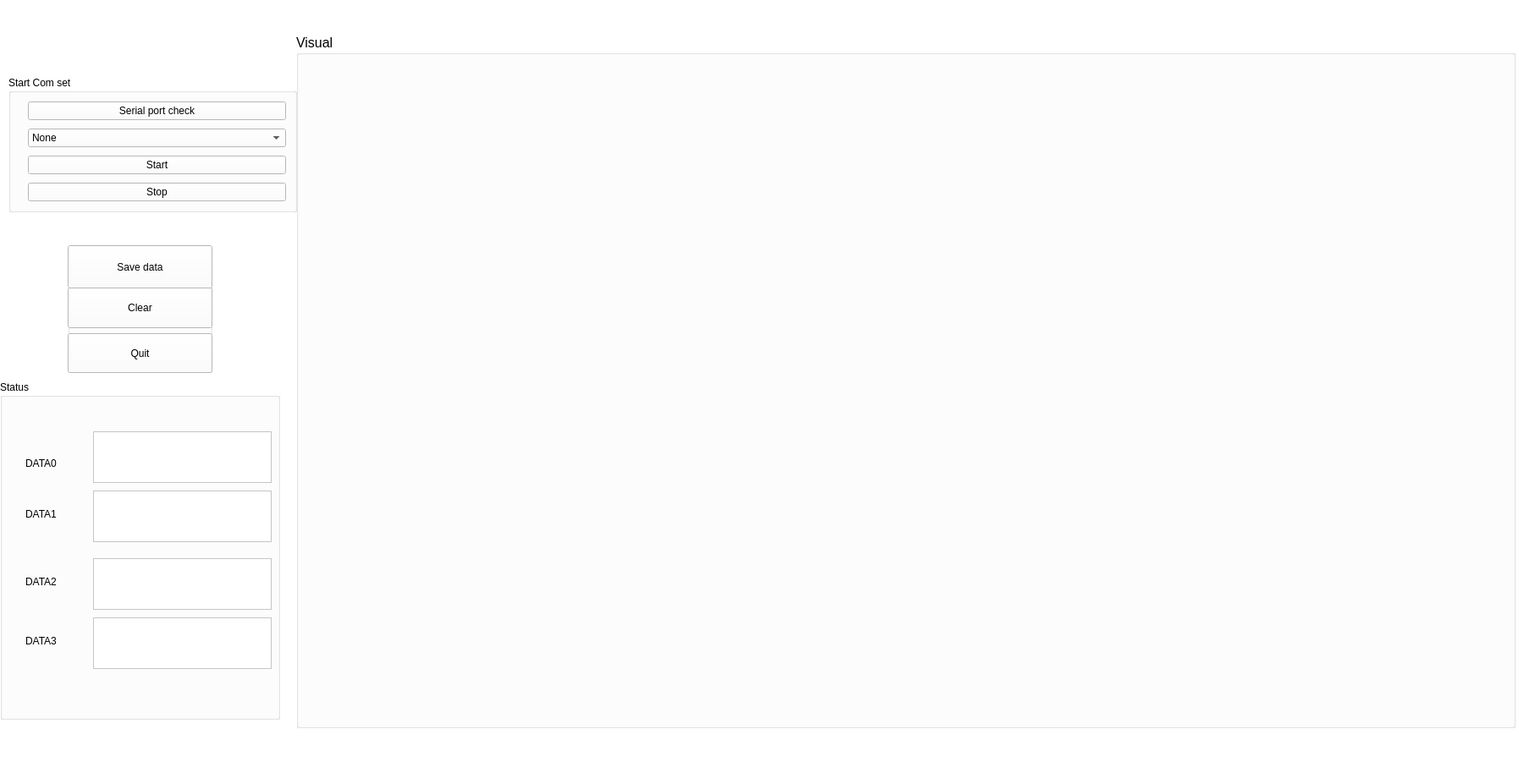
<?xml version="1.0" encoding="UTF-8"?>
<ui version="4.0">
 <class>Form</class>
 <widget class="QWidget" name="Form">
  <property name="geometry">
   <rect>
    <x>0</x>
    <y>0</y>
    <width>1795</width>
    <height>927</height>
   </rect>
  </property>
  <property name="palette">
   <palette>
    <active>
     <colorrole role="WindowText">
      <brush brushstyle="SolidPattern">
       <color alpha="255">
        <red>0</red>
        <green>0</green>
        <blue>0</blue>
       </color>
      </brush>
     </colorrole>
     <colorrole role="Button">
      <brush brushstyle="SolidPattern">
       <color alpha="255">
        <red>255</red>
        <green>255</green>
        <blue>255</blue>
       </color>
      </brush>
     </colorrole>
     <colorrole role="Light">
      <brush brushstyle="SolidPattern">
       <color alpha="255">
        <red>255</red>
        <green>255</green>
        <blue>255</blue>
       </color>
      </brush>
     </colorrole>
     <colorrole role="Midlight">
      <brush brushstyle="SolidPattern">
       <color alpha="255">
        <red>255</red>
        <green>255</green>
        <blue>255</blue>
       </color>
      </brush>
     </colorrole>
     <colorrole role="Dark">
      <brush brushstyle="SolidPattern">
       <color alpha="255">
        <red>127</red>
        <green>127</green>
        <blue>127</blue>
       </color>
      </brush>
     </colorrole>
     <colorrole role="Mid">
      <brush brushstyle="SolidPattern">
       <color alpha="255">
        <red>170</red>
        <green>170</green>
        <blue>170</blue>
       </color>
      </brush>
     </colorrole>
     <colorrole role="Text">
      <brush brushstyle="SolidPattern">
       <color alpha="255">
        <red>0</red>
        <green>0</green>
        <blue>0</blue>
       </color>
      </brush>
     </colorrole>
     <colorrole role="BrightText">
      <brush brushstyle="SolidPattern">
       <color alpha="255">
        <red>255</red>
        <green>255</green>
        <blue>255</blue>
       </color>
      </brush>
     </colorrole>
     <colorrole role="ButtonText">
      <brush brushstyle="SolidPattern">
       <color alpha="255">
        <red>0</red>
        <green>0</green>
        <blue>0</blue>
       </color>
      </brush>
     </colorrole>
     <colorrole role="Base">
      <brush brushstyle="SolidPattern">
       <color alpha="255">
        <red>255</red>
        <green>255</green>
        <blue>255</blue>
       </color>
      </brush>
     </colorrole>
     <colorrole role="Window">
      <brush brushstyle="SolidPattern">
       <color alpha="255">
        <red>255</red>
        <green>255</green>
        <blue>255</blue>
       </color>
      </brush>
     </colorrole>
     <colorrole role="Shadow">
      <brush brushstyle="SolidPattern">
       <color alpha="255">
        <red>0</red>
        <green>0</green>
        <blue>0</blue>
       </color>
      </brush>
     </colorrole>
     <colorrole role="AlternateBase">
      <brush brushstyle="SolidPattern">
       <color alpha="255">
        <red>255</red>
        <green>255</green>
        <blue>255</blue>
       </color>
      </brush>
     </colorrole>
     <colorrole role="ToolTipBase">
      <brush brushstyle="SolidPattern">
       <color alpha="255">
        <red>255</red>
        <green>255</green>
        <blue>220</blue>
       </color>
      </brush>
     </colorrole>
     <colorrole role="ToolTipText">
      <brush brushstyle="SolidPattern">
       <color alpha="255">
        <red>0</red>
        <green>0</green>
        <blue>0</blue>
       </color>
      </brush>
     </colorrole>
     <colorrole role="PlaceholderText">
      <brush brushstyle="SolidPattern">
       <color alpha="128">
        <red>0</red>
        <green>0</green>
        <blue>0</blue>
       </color>
      </brush>
     </colorrole>
    </active>
    <inactive>
     <colorrole role="WindowText">
      <brush brushstyle="SolidPattern">
       <color alpha="255">
        <red>0</red>
        <green>0</green>
        <blue>0</blue>
       </color>
      </brush>
     </colorrole>
     <colorrole role="Button">
      <brush brushstyle="SolidPattern">
       <color alpha="255">
        <red>255</red>
        <green>255</green>
        <blue>255</blue>
       </color>
      </brush>
     </colorrole>
     <colorrole role="Light">
      <brush brushstyle="SolidPattern">
       <color alpha="255">
        <red>255</red>
        <green>255</green>
        <blue>255</blue>
       </color>
      </brush>
     </colorrole>
     <colorrole role="Midlight">
      <brush brushstyle="SolidPattern">
       <color alpha="255">
        <red>255</red>
        <green>255</green>
        <blue>255</blue>
       </color>
      </brush>
     </colorrole>
     <colorrole role="Dark">
      <brush brushstyle="SolidPattern">
       <color alpha="255">
        <red>127</red>
        <green>127</green>
        <blue>127</blue>
       </color>
      </brush>
     </colorrole>
     <colorrole role="Mid">
      <brush brushstyle="SolidPattern">
       <color alpha="255">
        <red>170</red>
        <green>170</green>
        <blue>170</blue>
       </color>
      </brush>
     </colorrole>
     <colorrole role="Text">
      <brush brushstyle="SolidPattern">
       <color alpha="255">
        <red>0</red>
        <green>0</green>
        <blue>0</blue>
       </color>
      </brush>
     </colorrole>
     <colorrole role="BrightText">
      <brush brushstyle="SolidPattern">
       <color alpha="255">
        <red>255</red>
        <green>255</green>
        <blue>255</blue>
       </color>
      </brush>
     </colorrole>
     <colorrole role="ButtonText">
      <brush brushstyle="SolidPattern">
       <color alpha="255">
        <red>0</red>
        <green>0</green>
        <blue>0</blue>
       </color>
      </brush>
     </colorrole>
     <colorrole role="Base">
      <brush brushstyle="SolidPattern">
       <color alpha="255">
        <red>255</red>
        <green>255</green>
        <blue>255</blue>
       </color>
      </brush>
     </colorrole>
     <colorrole role="Window">
      <brush brushstyle="SolidPattern">
       <color alpha="255">
        <red>255</red>
        <green>255</green>
        <blue>255</blue>
       </color>
      </brush>
     </colorrole>
     <colorrole role="Shadow">
      <brush brushstyle="SolidPattern">
       <color alpha="255">
        <red>0</red>
        <green>0</green>
        <blue>0</blue>
       </color>
      </brush>
     </colorrole>
     <colorrole role="AlternateBase">
      <brush brushstyle="SolidPattern">
       <color alpha="255">
        <red>255</red>
        <green>255</green>
        <blue>255</blue>
       </color>
      </brush>
     </colorrole>
     <colorrole role="ToolTipBase">
      <brush brushstyle="SolidPattern">
       <color alpha="255">
        <red>255</red>
        <green>255</green>
        <blue>220</blue>
       </color>
      </brush>
     </colorrole>
     <colorrole role="ToolTipText">
      <brush brushstyle="SolidPattern">
       <color alpha="255">
        <red>0</red>
        <green>0</green>
        <blue>0</blue>
       </color>
      </brush>
     </colorrole>
     <colorrole role="PlaceholderText">
      <brush brushstyle="SolidPattern">
       <color alpha="128">
        <red>0</red>
        <green>0</green>
        <blue>0</blue>
       </color>
      </brush>
     </colorrole>
    </inactive>
    <disabled>
     <colorrole role="WindowText">
      <brush brushstyle="SolidPattern">
       <color alpha="255">
        <red>127</red>
        <green>127</green>
        <blue>127</blue>
       </color>
      </brush>
     </colorrole>
     <colorrole role="Button">
      <brush brushstyle="SolidPattern">
       <color alpha="255">
        <red>255</red>
        <green>255</green>
        <blue>255</blue>
       </color>
      </brush>
     </colorrole>
     <colorrole role="Light">
      <brush brushstyle="SolidPattern">
       <color alpha="255">
        <red>255</red>
        <green>255</green>
        <blue>255</blue>
       </color>
      </brush>
     </colorrole>
     <colorrole role="Midlight">
      <brush brushstyle="SolidPattern">
       <color alpha="255">
        <red>255</red>
        <green>255</green>
        <blue>255</blue>
       </color>
      </brush>
     </colorrole>
     <colorrole role="Dark">
      <brush brushstyle="SolidPattern">
       <color alpha="255">
        <red>127</red>
        <green>127</green>
        <blue>127</blue>
       </color>
      </brush>
     </colorrole>
     <colorrole role="Mid">
      <brush brushstyle="SolidPattern">
       <color alpha="255">
        <red>170</red>
        <green>170</green>
        <blue>170</blue>
       </color>
      </brush>
     </colorrole>
     <colorrole role="Text">
      <brush brushstyle="SolidPattern">
       <color alpha="255">
        <red>127</red>
        <green>127</green>
        <blue>127</blue>
       </color>
      </brush>
     </colorrole>
     <colorrole role="BrightText">
      <brush brushstyle="SolidPattern">
       <color alpha="255">
        <red>255</red>
        <green>255</green>
        <blue>255</blue>
       </color>
      </brush>
     </colorrole>
     <colorrole role="ButtonText">
      <brush brushstyle="SolidPattern">
       <color alpha="255">
        <red>127</red>
        <green>127</green>
        <blue>127</blue>
       </color>
      </brush>
     </colorrole>
     <colorrole role="Base">
      <brush brushstyle="SolidPattern">
       <color alpha="255">
        <red>255</red>
        <green>255</green>
        <blue>255</blue>
       </color>
      </brush>
     </colorrole>
     <colorrole role="Window">
      <brush brushstyle="SolidPattern">
       <color alpha="255">
        <red>255</red>
        <green>255</green>
        <blue>255</blue>
       </color>
      </brush>
     </colorrole>
     <colorrole role="Shadow">
      <brush brushstyle="SolidPattern">
       <color alpha="255">
        <red>0</red>
        <green>0</green>
        <blue>0</blue>
       </color>
      </brush>
     </colorrole>
     <colorrole role="AlternateBase">
      <brush brushstyle="SolidPattern">
       <color alpha="255">
        <red>255</red>
        <green>255</green>
        <blue>255</blue>
       </color>
      </brush>
     </colorrole>
     <colorrole role="ToolTipBase">
      <brush brushstyle="SolidPattern">
       <color alpha="255">
        <red>255</red>
        <green>255</green>
        <blue>220</blue>
       </color>
      </brush>
     </colorrole>
     <colorrole role="ToolTipText">
      <brush brushstyle="SolidPattern">
       <color alpha="255">
        <red>0</red>
        <green>0</green>
        <blue>0</blue>
       </color>
      </brush>
     </colorrole>
     <colorrole role="PlaceholderText">
      <brush brushstyle="SolidPattern">
       <color alpha="128">
        <red>0</red>
        <green>0</green>
        <blue>0</blue>
       </color>
      </brush>
     </colorrole>
    </disabled>
   </palette>
  </property>
  <property name="font">
   <font>
    <weight>50</weight>
    <bold>false</bold>
   </font>
  </property>
  <property name="windowTitle">
   <string>LZ数据系统</string>
  </property>
  <property name="autoFillBackground">
   <bool>false</bool>
  </property>
  <widget class="QGroupBox" name="formGroupBox">
   <property name="geometry">
    <rect>
     <x>10</x>
     <y>90</y>
     <width>341</width>
     <height>161</height>
    </rect>
   </property>
   <property name="title">
    <string>Start Com set</string>
   </property>
   <layout class="QFormLayout" name="formLayout">
    <property name="horizontalSpacing">
     <number>10</number>
    </property>
    <property name="verticalSpacing">
     <number>10</number>
    </property>
    <property name="leftMargin">
     <number>10</number>
    </property>
    <property name="topMargin">
     <number>10</number>
    </property>
    <property name="rightMargin">
     <number>10</number>
    </property>
    <property name="bottomMargin">
     <number>10</number>
    </property>
    <item row="2" column="1">
     <widget class="QPushButton" name="open_button">
      <property name="text">
       <string>Start</string>
      </property>
     </widget>
    </item>
    <item row="3" column="1">
     <widget class="QPushButton" name="close_button">
      <property name="text">
       <string>Stop</string>
      </property>
     </widget>
    </item>
    <item row="0" column="1">
     <widget class="QPushButton" name="checkserialport">
      <property name="text">
       <string>Serial port check</string>
      </property>
     </widget>
    </item>
    <item row="1" column="1">
     <widget class="QComboBox" name="serialportnum">
      <item>
       <property name="text">
        <string>None</string>
       </property>
      </item>
     </widget>
    </item>
   </layout>
  </widget>
  <widget class="QGroupBox" name="verticalGroupBox">
   <property name="geometry">
    <rect>
     <x>350</x>
     <y>40</y>
     <width>1441</width>
     <height>821</height>
    </rect>
   </property>
   <property name="font">
    <font>
     <pointsize>12</pointsize>
     <weight>50</weight>
     <bold>false</bold>
    </font>
   </property>
   <property name="title">
    <string>Visual</string>
   </property>
   <layout class="QVBoxLayout" name="verticalLayout">
    <property name="leftMargin">
     <number>10</number>
    </property>
    <property name="topMargin">
     <number>10</number>
    </property>
    <property name="rightMargin">
     <number>10</number>
    </property>
    <property name="bottomMargin">
     <number>10</number>
    </property>
    <item>
     <layout class="QVBoxLayout" name="verticalLayout_graph"/>
    </item>
   </layout>
  </widget>
  <widget class="QGroupBox" name="groupBox">
   <property name="geometry">
    <rect>
     <x>80</x>
     <y>290</y>
     <width>171</width>
     <height>151</height>
    </rect>
   </property>
   <property name="title">
    <string/>
   </property>
   <widget class="QWidget" name="gridLayoutWidget">
    <property name="geometry">
     <rect>
      <x>0</x>
      <y>50</y>
      <width>171</width>
      <height>101</height>
     </rect>
    </property>
    <layout class="QGridLayout" name="gridLayout">
     <item row="1" column="0" colspan="2">
      <widget class="QPushButton" name="quit_Button">
       <property name="sizePolicy">
        <sizepolicy hsizetype="Minimum" vsizetype="Expanding">
         <horstretch>1</horstretch>
         <verstretch>2</verstretch>
        </sizepolicy>
       </property>
       <property name="font">
        <font>
         <pointsize>9</pointsize>
         <weight>50</weight>
         <bold>false</bold>
        </font>
       </property>
       <property name="text">
        <string>Quit</string>
       </property>
      </widget>
     </item>
     <item row="0" column="0" colspan="2">
      <widget class="QPushButton" name="start_measure_button">
       <property name="sizePolicy">
        <sizepolicy hsizetype="Minimum" vsizetype="Expanding">
         <horstretch>1</horstretch>
         <verstretch>2</verstretch>
        </sizepolicy>
       </property>
       <property name="text">
        <string>Clear</string>
       </property>
      </widget>
     </item>
    </layout>
   </widget>
   <widget class="QPushButton" name="savedata_button">
    <property name="geometry">
     <rect>
      <x>0</x>
      <y>0</y>
      <width>171</width>
      <height>51</height>
     </rect>
    </property>
    <property name="text">
     <string>Save data</string>
    </property>
   </widget>
  </widget>
  <widget class="QGroupBox" name="groupBox_4">
   <property name="geometry">
    <rect>
     <x>0</x>
     <y>450</y>
     <width>331</width>
     <height>401</height>
    </rect>
   </property>
   <property name="title">
    <string>Status</string>
   </property>
   <widget class="QTextBrowser" name="textBrowser">
    <property name="geometry">
     <rect>
      <x>110</x>
      <y>60</y>
      <width>211</width>
      <height>61</height>
     </rect>
    </property>
   </widget>
   <widget class="QLabel" name="label">
    <property name="geometry">
     <rect>
      <x>30</x>
      <y>90</y>
      <width>71</width>
      <height>16</height>
     </rect>
    </property>
    <property name="text">
     <string>DATA0</string>
    </property>
   </widget>
   <widget class="QLabel" name="label_2">
    <property name="geometry">
     <rect>
      <x>30</x>
      <y>150</y>
      <width>71</width>
      <height>16</height>
     </rect>
    </property>
    <property name="text">
     <string>DATA1</string>
    </property>
   </widget>
   <widget class="QLabel" name="label_3">
    <property name="geometry">
     <rect>
      <x>30</x>
      <y>230</y>
      <width>61</width>
      <height>16</height>
     </rect>
    </property>
    <property name="text">
     <string>DATA2</string>
    </property>
   </widget>
   <widget class="QLabel" name="label_4">
    <property name="geometry">
     <rect>
      <x>30</x>
      <y>300</y>
      <width>71</width>
      <height>16</height>
     </rect>
    </property>
    <property name="text">
     <string>DATA3</string>
    </property>
   </widget>
   <widget class="QTextBrowser" name="textBrowser_2">
    <property name="geometry">
     <rect>
      <x>110</x>
      <y>130</y>
      <width>211</width>
      <height>61</height>
     </rect>
    </property>
   </widget>
   <widget class="QTextBrowser" name="textBrowser_3">
    <property name="geometry">
     <rect>
      <x>110</x>
      <y>210</y>
      <width>211</width>
      <height>61</height>
     </rect>
    </property>
   </widget>
   <widget class="QTextBrowser" name="textBrowser_4">
    <property name="geometry">
     <rect>
      <x>110</x>
      <y>280</y>
      <width>211</width>
      <height>61</height>
     </rect>
    </property>
   </widget>
  </widget>
  <zorder>verticalGroupBox</zorder>
  <zorder>formGroupBox</zorder>
  <zorder>groupBox</zorder>
  <zorder>groupBox_4</zorder>
 </widget>
 <resources/>
 <connections/>
</ui>
